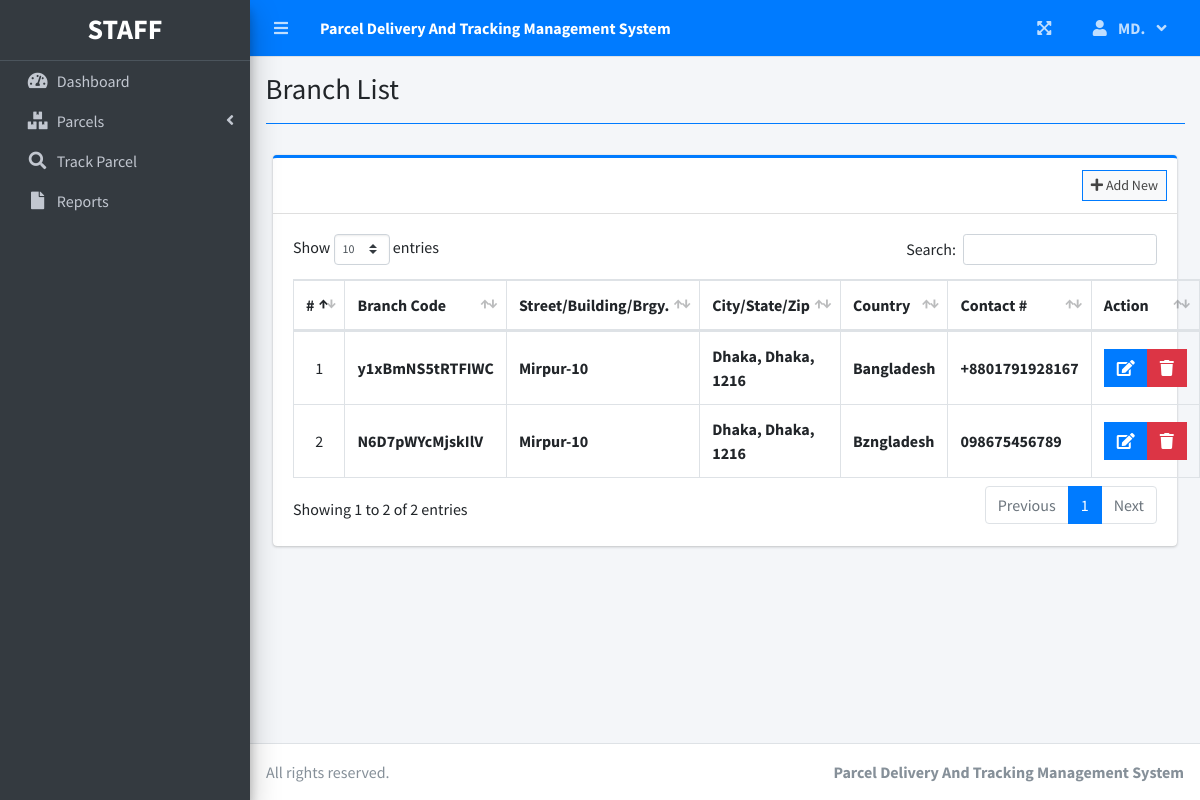
The page /Admin/index.php?page=branch_list (signed in) on the database its author committed.
### tables this page shows
CREATE TABLE `branches` (
  `id` int(30) NOT NULL,
  `branch_code` varchar(50) NOT NULL,
  `street` text NOT NULL,
  `city` text NOT NULL,
  `state` text NOT NULL,
  `zip_code` varchar(50) NOT NULL,
  `country` text NOT NULL,
  `contact` varchar(100) NOT NULL,
  `date_created` datetime NOT NULL DEFAULT current_timestamp()
);

### Admin/branch_list.php (the view, shortened to what this page needs)
<?php include'connection.php' ?>
<div class="col-lg-12">
	<div class="card card-outline card-primary">
		<div class="card-header">
			<div class="card-tools">
				<a class="btn btn-block btn-sm btn-default btn-flat border-primary " href="./index.php?page=new_branch"><i class="fa fa-plus"></i> Add New</a>
			</div>
		</div>
		<div class="card-body">
			<table class="table tabe-hover table-bordered" id="list">
				<!-- <colgroup>
					<col width="5%">
					<col width="15%">
					<col width="25%">
					<col width="25%">
					<col width="15%">
				</colgroup> -->
				<thead>
					<tr>
						<th class="text-center">#</th>
						<th>Branch Code</th>
						<th>Street/Building/Brgy.</th>
						<th>City/State/Zip</th>
						<th>Country</th>
						<th>Contact #</th>
						<th>Action</th>
					</tr>
				</thead>
				<tbody>
					<?php
					$i = 1;
					$qry = $conn->query("SELECT * FROM branches order by street asc,city asc, state asc ");
					while($row= $qry->fetch_assoc()):
					?>
					<tr>
						<td class="text-center"><?php echo $i++ ?></td>
						<td class=""><b><?php echo $row['branch_code'] ?></b></td>
						<td><b><?php echo ucwords($row['street']) ?></b></td>
						<td><b><?php echo ucwords($row['city'].', '.$row['state'].', '.$row['zip_code']) ?></b></td>
						<td><b><?php echo ucwords($row['country']) ?></b></td>
						<td><b><?php echo $row['contact'] ?></b></td>
						<td class="text-center">
		                    <div class="btn-group">
		                        <a href="index.php?page=edit_branch&id=<?php echo $row['id'] ?>" class="btn btn-primary btn-flat ">
		                          <i class="fas fa-edit"></i>
		                        </a>
		                        <button type="button" class="btn btn-danger btn-flat delete_branch" data-id="<?php echo $row['id'] ?>">
		                          <i class="fas fa-trash"></i>
		                        </button>
	                      </div>
						</td>
					</tr>
				<?php endwhile; ?>
				</tbody>
			</table>
		</div>
	</div>
</div>

### Admin/branch_list.php (style rules this page uses)
table td { vertical-align: middle !important; }

### rows shown on the page
branches: branch_code "y1xBmNS5tRTFIWC", street "Mirpur-10", city+state+zip_code "Dhaka, Dhaka, 1216", country "Bangladesh", contact "+8801791928167"
branches: branch_code "N6D7pWYcMjskIlV", street "Mirpur-10", city+state+zip_code "Dhaka, Dhaka, 1216", country "Bzngladesh", contact "098675456789"

### other values the page prints
$_SESSION['system']['name'] "Parcel Delivery And Tracking Management System"
$_SESSION['login_firstname'] "MD."
$title "Branch List"
